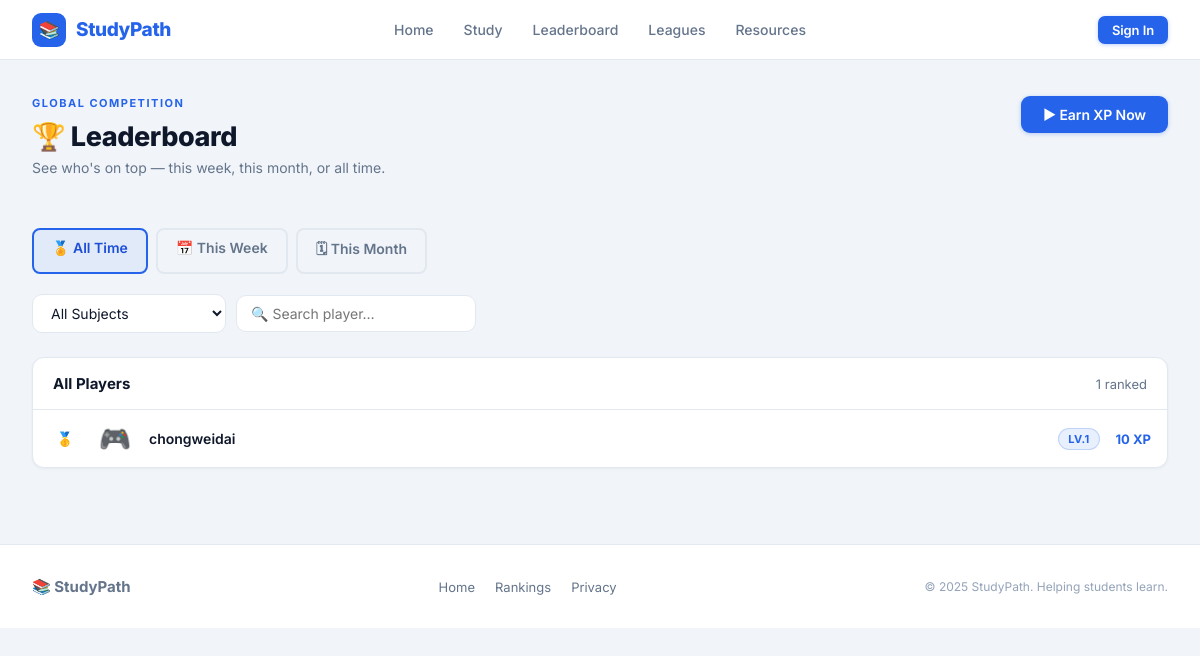
The app's page /game/leaderboard with its own data.
### tables this page shows
CREATE TABLE players (
            id          INTEGER PRIMARY KEY AUTOINCREMENT,
            email       TEXT    UNIQUE NOT NULL,
            username    TEXT    UNIQUE,
            avatar      TEXT    DEFAULT '🎮',
            role        TEXT    DEFAULT 'student',
            xp          INTEGER DEFAULT 0,
            level       INTEGER DEFAULT 1,
            streak      INTEGER DEFAULT 0,
            last_login  TEXT,
            created_at  TEXT    DEFAULT (date('now'))
        );

### app.py (the view, shortened to what this page needs)
@app.route('/game/leaderboard')
def game_leaderboard():
    player = _require_player()
    current_id = player['id'] if player else None
    period  = request.args.get('period', 'all')
    subject = request.args.get('subject', '')
    if period == 'all' and not subject:
        players = game_db.get_leaderboard(limit=50)
    my_rank = None
    my_player = None
    subjects = game_db.get_subjects()
    return render_template('game_leaderboard.html', active='leaderboard',
                           player=player, players=players,
                           current_player_id=current_id,
                           current_period=period,
                           current_subject=subject,
                           my_rank=my_rank, my_player=my_player,
                           subjects=subjects,
                           subject_meta=game_db.SUBJECT_META)

### app.py (called while the page is built)
def _require_player():
    user = session.get('user')
    if not user:
        return None
    email = user.get('email', 'guest@quizarena.local')
    player = game_db.get_or_create_player(email)
    session['player_id'] = player['id']
    return player

### game_db.py (called while the page is built)
def get_db():
    conn = sqlite3.connect(DB_PATH)
    conn.row_factory = sqlite3.Row
    conn.execute("PRAGMA journal_mode=WAL")
    return conn

def get_subjects():
    with get_db() as db:
        rows = db.execute("SELECT DISTINCT subject FROM questions ORDER BY subject").fetchall()
        return [r['subject'] for r in rows]

def get_leaderboard(limit=20):
    with get_db() as db:
        rows = db.execute("""
            SELECT p.id, p.username, p.avatar, p.xp, p.level,
                   COUNT(s.id) as games_played,
                   SUM(CASE WHEN s.completed=1 THEN s.score ELSE 0 END) as total_score
            FROM players p
            LEFT JOIN game_sessions s ON s.player_id = p.id
            GROUP BY p.id
            ORDER BY p.xp DESC
            LIMIT ?
        """, (limit,)).fetchall()
        return [dict(r) for r in rows]

### templates/game_leaderboard.html (shortened to what this page needs)
{% extends "game_base.html" %}
{% block content %}
<div class="page">
  <div style="display:flex;justify-content:space-between;align-items:flex-start;flex-wrap:wrap;gap:16px;margin-bottom:28px;">
    <div>
      <div class="eyebrow">Global Competition</div>
      <div class="page-title">🏆 Leaderboard</div>
      <div class="page-sub">See who's on top — this week, this month, or all time.</div>
    </div>
    <a href="{{ url_for('game_modes') }}" class="btn btn-primary">▶ Earn XP Now</a>
  </div>
  <div style="display:flex;gap:8px;margin-bottom:20px;flex-wrap:wrap;">
    {% for period, label in [('all','🏅 All Time'),('weekly','📅 This Week'),('monthly','🗓 This Month')] %}
    <a href="{{ url_for('game_leaderboard', period=period, subject=current_subject or '') }}"
       class="diff-btn {{ 'selected' if current_period == period else '' }}"
       style="flex:none;padding:9px 18px;text-decoration:none;">{{ label }}</a>
    {% endfor %}
  </div>
  <div style="display:flex;gap:10px;flex-wrap:wrap;margin-bottom:24px;align-items:center;">
    <select onchange="window.location.href=this.value"
            style="background:var(--card);border:1px solid var(--border);border-radius:10px;padding:9px 14px;color:var(--text);font-size:14px;min-width:160px;">
      <option value="{{ url_for('game_leaderboard', period=current_period) }}" {{ 'selected' if not current_subject }}>All Subjects</option>
    </select>
    <input type="text" id="player-search" placeholder="🔍 Search player…" oninput="filterPlayers(this.value)"
           style="background:var(--card);border:1px solid var(--border);border-radius:10px;padding:9px 14px;color:var(--text);font-size:14px;min-width:200px;">
  </div>
  {% if players %}
  <div class="card" style="padding:0;overflow:hidden;" id="lb-table">
    <div style="padding:16px 20px;border-bottom:1px solid var(--border);display:flex;justify-content:space-between;align-items:center;">
      <span style="font-weight:700;font-size:15px;">All Players</span>
      <span style="font-size:13px;color:var(--muted);">{{ players|length }} ranked</span>
    </div>
    {% for p in players %}
    <div class="lb-row" data-name="{{ p.username|lower }}"
         style="{{ 'background:rgba(79,70,229,.08);' if p.id == current_player_id else '' }}">
      <div class="lb-rank {{ 'gold' if loop.index == 1 else ('silver' if loop.index == 2 else ('bronze' if loop.index == 3 else '')) }}">
        {% if loop.index <= 3 %}
          {{ ['🥇','🥈','🥉'][loop.index - 1] }}
        {% else %}
          {{ loop.index }}
        {% endif %}
      </div>
      <div class="lb-avatar">{{ p.avatar }}</div>
      <div class="lb-name" style="{{ 'color:var(--primary-l);font-weight:800;' if p.id == current_player_id else '' }}">
        {{ p.username }}{% if p.id == current_player_id %}&nbsp;<span style="font-size:11px;color:var(--muted);font-weight:400;">(you)</span>{% endif %}
      </div>
      <div style="display:flex;align-items:center;gap:16px;margin-left:auto;">
        <span class="pill pill-primary">Lv.{{ p.level }}</span>
        <div class="lb-xp">{{ p.xp }} XP</div>
      </div>
    </div>
    {% endfor %}
  </div>
  {% endif %}
</div>
{% endblock %}

### templates/game_base.html (shortened to what this page needs)
<!DOCTYPE html>
<html lang="en">
<head>
  <link rel="stylesheet" href="{{ url_for('static', filename='game.css') }}"/>
</head>
<body>
{% if show_nav != false %}
<nav class="nav">
  <a href="{{ url_for('game_home') }}" class="nav-brand">
    <div class="brand-icon">📚</div>
    <span>StudyPath</span>
  </a>
  <div class="nav-center">
    {% if session.get('user') %}
    <div class="nav-links">
      <a href="{{ url_for('game_dashboard') }}"  class="nav-link {% if active=='dashboard' %}active{% endif %}">Dashboard</a>
      <a href="{{ url_for('game_modes') }}"      class="nav-link {% if active=='modes' %}active{% endif %}">Study</a>
      <a href="{{ url_for('game_leaderboard') }}" class="nav-link {% if active=='leaderboard' %}active{% endif %}">Leaderboard</a>
      <a href="{{ url_for('game_leagues') }}"    class="nav-link {% if active=='leagues' %}active{% endif %}">Leagues</a>
      <a href="{{ url_for('game_resources') }}"  class="nav-link {% if active=='resources' %}active{% endif %}">Resources</a>
      <a href="{{ url_for('game_lobby', mode='daily') }}" class="nav-link">Daily Practice</a>
    </div>
    {% else %}
    <div class="nav-links">
      <a href="{{ url_for('game_home') }}"       class="nav-link {% if active=='home' %}active{% endif %}">Home</a>
      <a href="{{ url_for('game_modes') }}"      class="nav-link">Study</a>
      <a href="{{ url_for('game_leaderboard') }}" class="nav-link">Leaderboard</a>
      <a href="{{ url_for('game_leagues') }}"    class="nav-link">Leagues</a>
      <a href="{{ url_for('game_resources') }}"  class="nav-link {% if active=='resources' %}active{% endif %}">Resources</a>
    </div>
    {% endif %}
  </div>
  <div class="nav-right">
    {% if session.get('user') and player %}
      <div class="nav-xp-bar" title="{{ player.xp % 100 }} / 100 XP to Level {{ player.level + 1 }}">
        <span class="nav-xp-level">Lv.{{ player.level }}</span>
        <div class="nav-xp-track">
          <div class="nav-xp-fill" style="width:{{ player.xp % 100 }}%"></div>
        </div>
        <span class="nav-xp-text">{{ 100 - (player.xp % 100) }} to next</span>
      </div>
      <div class="streak-pill">🗓️ {{ player.streak }}-day streak</div>
      <a href="{{ url_for('game_profile') }}" class="nav-avatar" title="{{ player.username }}">
        {{ player.avatar }}
      </a>
      <a href="{{ url_for('game_settings') }}" class="btn btn-ghost btn-sm" title="Settings">⚙</a>
    {% else %}
      <a href="{{ url_for('login') }}" class="btn btn-primary btn-sm">Sign In</a>
    {% endif %}
  </div>
</nav>
{% endif %}
{% block content %}{% endblock %}
{% if show_footer != false %}
<footer class="site-footer">
  <div class="footer-inner">
    <div class="footer-brand">📚 StudyPath</div>
    <div class="footer-links">
      <a href="{{ url_for('game_home') }}">Home</a>
      <a href="{{ url_for('game_leaderboard') }}">Rankings</a>
      <a href="{{ url_for('privacy') }}">Privacy</a>
    </div>
    <div class="footer-copy">© 2025 StudyPath. Helping students learn.</div>
  </div>
</footer>
{% endif %}
</body>
</html>

### records on screen
players: index "🥇", avatar "🎮", username "chongweidai", level "1", xp "10"

### other values on screen
{{ label }} "🏅 All Time" "📅 This Week" "🗓 This Month"
{{ players|length }} "1"
